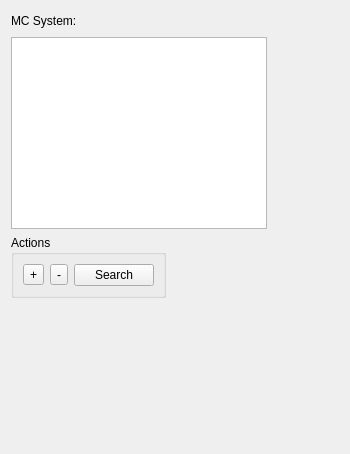
<ui version="4.0" >
 <class>VP1MCSystemControllerForm</class>
 <widget class="QWidget" name="VP1MCSystemControllerForm" >
  <property name="geometry" >
   <rect>
    <x>0</x>
    <y>0</y>
    <width>350</width>
    <height>454</height>
   </rect>
  </property>
  <property name="windowTitle" >
   <string>Form</string>
  </property>
  <layout class="QGridLayout" name="gridLayout" >
   <item row="0" column="0" colspan="2" >
    <layout class="QGridLayout" >
     <item row="0" column="0" >
      <widget class="QLabel" name="mcSystemLabel" >
       <property name="text" >
        <string>MC System:</string>
       </property>
      </widget>
     </item>
    </layout>
   </item>
   <item row="0" column="2" >
    <spacer>
     <property name="orientation" >
      <enum>Qt::Horizontal</enum>
     </property>
     <property name="sizeHint" stdset="0" >
      <size>
       <width>1</width>
       <height>20</height>
      </size>
     </property>
    </spacer>
   </item>
   <item row="1" column="0" colspan="2" >
    <widget class="QListWidget" name="listWidget" />
   </item>
   <item row="2" column="0" >
    <widget class="QGroupBox" name="groupBox" >
     <property name="title" >
      <string>Actions</string>
     </property>
     <layout class="QHBoxLayout" name="horizontalLayout" >
      <item>
       <widget class="QToolButton" name="addButton" >
        <property name="text" >
         <string>+</string>
        </property>
       </widget>
      </item>
      <item>
       <widget class="QToolButton" name="subtractButton" >
        <property name="text" >
         <string>-</string>
        </property>
       </widget>
      </item>
      <item>
       <widget class="QPushButton" name="searchButton" >
        <property name="text" >
         <string>Search</string>
        </property>
       </widget>
      </item>
     </layout>
    </widget>
   </item>
   <item row="2" column="1" colspan="2" >
    <spacer name="horizontalSpacer_3" >
     <property name="orientation" >
      <enum>Qt::Horizontal</enum>
     </property>
     <property name="sizeHint" stdset="0" >
      <size>
       <width>40</width>
       <height>20</height>
      </size>
     </property>
    </spacer>
   </item>
   <item row="3" column="0" >
    <spacer name="verticalSpacer" >
     <property name="orientation" >
      <enum>Qt::Vertical</enum>
     </property>
     <property name="sizeHint" stdset="0" >
      <size>
       <width>20</width>
       <height>137</height>
      </size>
     </property>
    </spacer>
   </item>
  </layout>
 </widget>
 <resources/>
 <connections/>
</ui>
